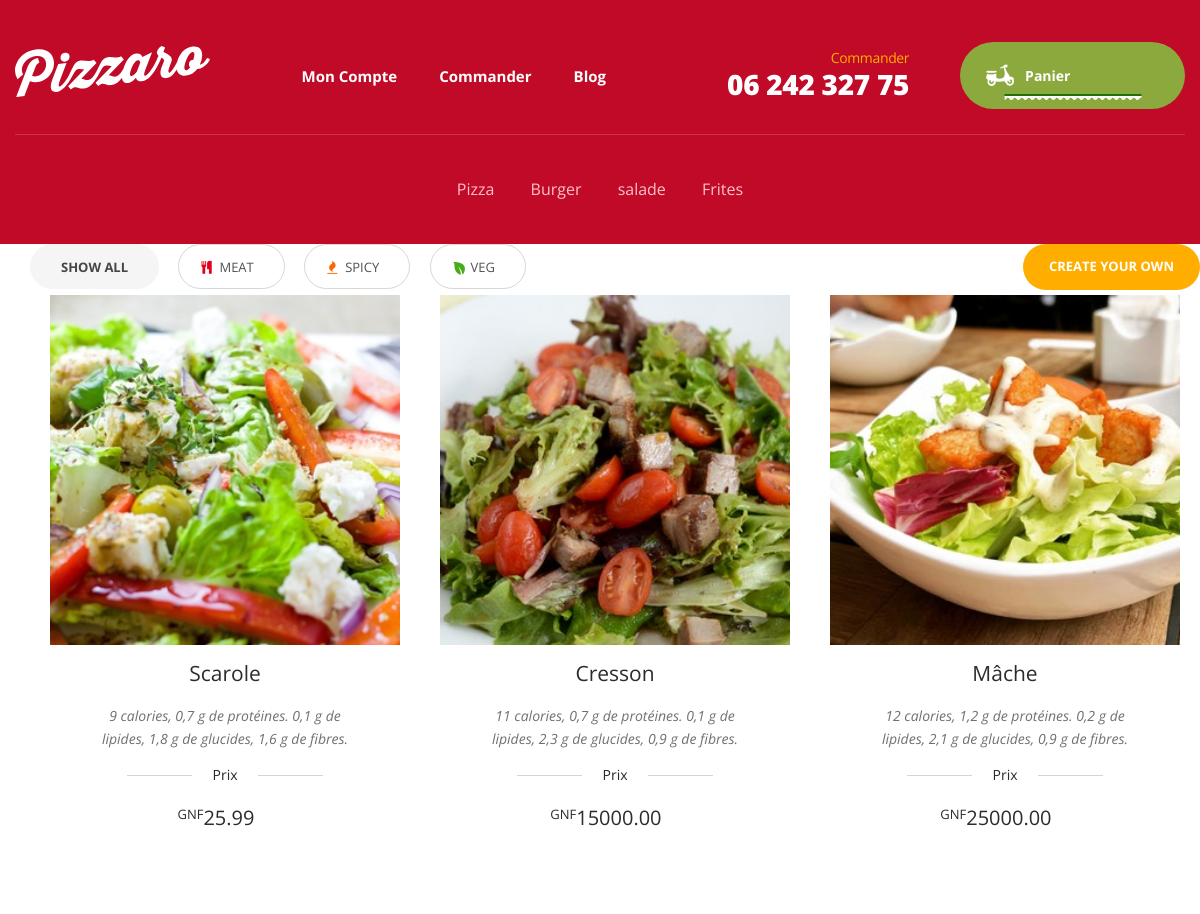
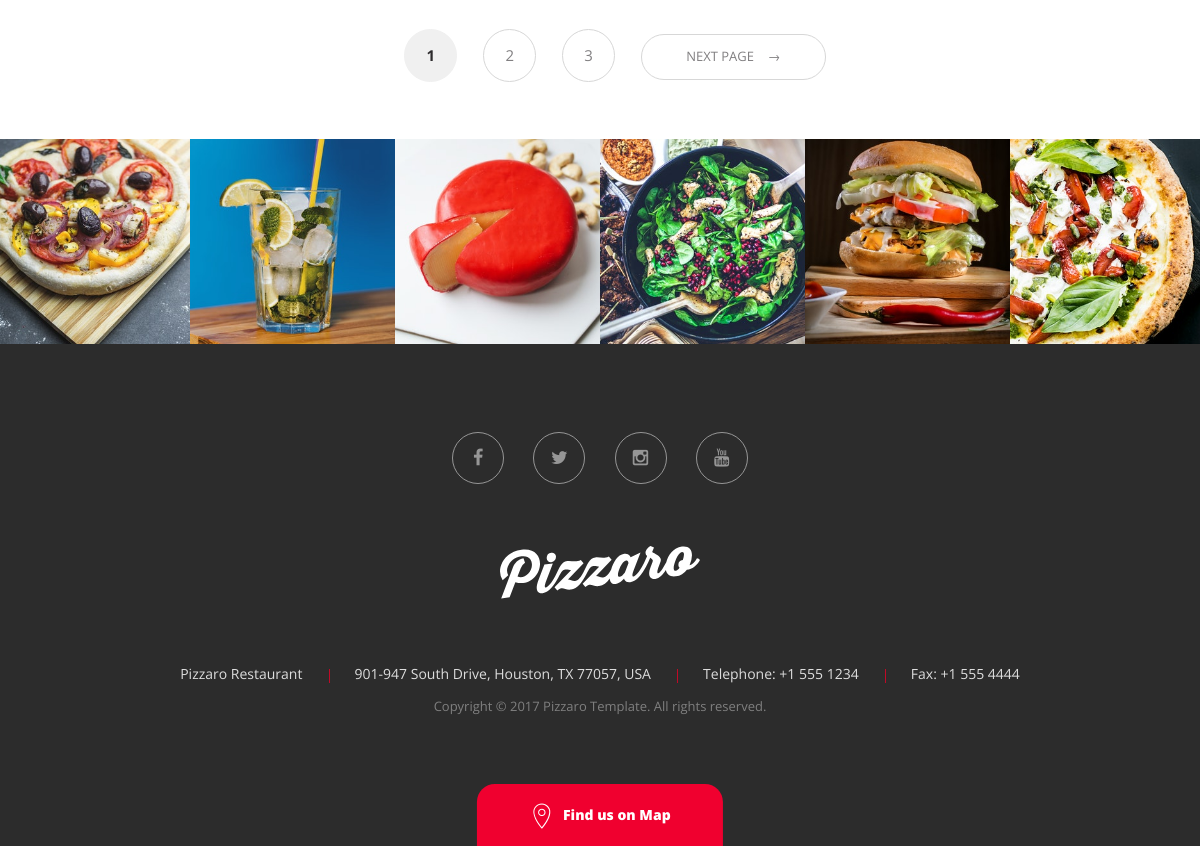
The page /store/salade-fraiche/ on the database its author committed (2 pictures, top to bottom).
### category/models.py (models this page shows, shortened)
class Category(models.Model):
	category_name = models.CharField('Nom Categorie', max_length=100, blank=True)
	slug          = models.SlugField(max_length=200 ,unique=True)
	description   = models.TextField(max_length=200, blank=True)
	images        = models.ImageField(upload_to='photos/categorie', blank=True)
	class Meta:
		verbose_name = 'Categorie'
		verbose_name_plural = 'Categories'
	def get_url(self):
		return reverse('product_by_category', args=[self.slug])

### store/models.py (models this page shows, shortened)
class Product(models.Model):
	product_name = models.CharField(max_length=100, unique=True, verbose_name='Nom du produit')
	slug         = models.SlugField(max_length=100, unique=True)
	description  = models.TextField(max_length=500, blank=True)
	price        = models.FloatField(default=0.0, verbose_name="Prix")
	images       = models.ImageField(upload_to='photos/produits')
	stock        = models.IntegerField()
	is_available = models.BooleanField(default=True, verbose_name='Disponible')
	category       = models.ForeignKey(Category, on_delete=models.CASCADE, verbose_name="Categorie")
	created_date   = models.DateTimeField(auto_now_add=True, verbose_name = "Creation")
	modified_date  = models.DateTimeField(auto_now=True, verbose_name = "Modification")
	class Meta:
		verbose_name = 'Produit'
		verbose_name_plural = 'Produits'

### store/views.py (the view)
# urls.py: path('store/', include('store.urls')),
def store(request, category_slug=None):
	categories = None
	products = None
	if category_slug != None:
		categories = get_object_or_404(Category, slug=category_slug)
		products = Product.objects.filter(category=categories, is_available=True)
		product_count = products.count()
	else:
		products = Product.objects.filter(category=categories, is_available=True)
		product_count = products.count()
	context = {
		'products' : products,
		'product_count' : product_count,
	}
	return render(request, 'store/store.html', context)

### category/context_processors.py (called while the page is built)
def category_menu(request):
	link = Category.objects.all()
	return dict(link=link)

### daily_pizza/context_processors.py (called while the page is built)
def daily(request):
	daily_pizza = Daily_Pizza.objects.all()
	return dict(daily_pizza=daily_pizza)

### templates/store/store.html (shortened to what this page needs)
{% extends "base.html" %}
{% load static %}
{% block content %}
<div id="content" class="site-content" tabindex="-1">
            <div class="col-full">
               <div class="pizzaro-sorting">
                  <div class="food-type-filter">
                     <div class="clear-food-type-filter chosen"><a href="#">Show All</a>
                     </div>
                     <div class="widget woocommerce widget_layered_nav">
                        <ul>
                           <li class="wc-layered-nav-term "><a href="#">Meat</a> <span class="food-type-icon"><i class="fa fa-cutlery"></i></span></li>
                           <li class="wc-layered-nav-term "><a href="#">Spicy</a> <span class="food-type-icon"><i class="fa fa-fire"></i></span></li>
                           <li class="wc-layered-nav-term "><a href="#">Veg</a> <span class="food-type-icon"><i class="po po-veggie-icon"></i></span></li>
                        </ul>
                     </div>
                     <div class="create-your-own"><a href="single-product-v3.html">Create your own</a></div>
                  </div>
               </div>
               <div id="primary" class="content-area">
                  <main id="main" class="site-main" >
                     <ul class="products">
                     	{% for food in products %}
                        <li class="post-82 product type-product status-publish has-post-thumbnail product_cat-pizza  instock shipping-taxable purchasable product-type-simple addon-product">
                           <div class="product-outer">
                              <div class="product-inner">
                                 <div class="product-image-wrapper">
                                    <a href="single-product-v2.html" class="woocommerce-LoopProduct-link"><img width="600" height="280" src="{{ food.images.url }}" class="attachment-pizzaro-product-list-fw-col-1 size-pizzaro-product-list-fw-col-1" alt="84" title="84"></a>
                                 </div>
                                 <div class="product-content-wrapper">
                                    <a href="single-product-v2.html" class="woocommerce-LoopProduct-link">
                                       <h3>{{ food.product_name }}</h3>
                                       <div itemprop="description">
                                          <p style="max-height: none;">{{ food.description }}</p>
                                       </div>
                                       <div  class="yith_wapo_groups_container">
                                          <div  class="ywapo_group_container ywapo_group_container_radio form-row form-row-wide " data-requested="1" data-type="radio" data-id="1" data-condition="">
                                             <h3><span>Prix</span></h3>
                                             <div class="ywapo_input_container ywapo_input_container_radio">
                                                <span class="ywapo_label_price">
                                                <span class="woocommerce-Price-amount amount"><span class="woocommerce-Price-currencySymbol">GNF</span>{{ food.price|floatformat:2 }}</span>
                                                </span>
                                             </div>
                                          </div>
                                       </div>
                                    </a>
                                 </div>
                              </div>
                           </div>
                        </li>
                        {% endfor %}
                     </ul>
                     <nav class="woocommerce-pagination">
                        <ul class="page-numbers">
                           <li><span class="page-numbers current">1</span></li>
                           <li><a class="page-numbers" href="#">2</a></li>
                           <li><a class="page-numbers" href="#">3</a></li>
                           <li><a class="next page-numbers" href="#">Next Page &nbsp;&nbsp;&nbsp;→</a></li>
                        </ul>
                     </nav>
                  </main>
               </div>
            </div>
         </div>
{% endblock content %}

### templates/includes/navbar.html (shortened to what this page needs)
{% load static %}
<header id="masthead" class="site-header header-v1"  style="background-image: none; ">
            <div class="col-full">
               <div class="header-wrap">
                  <div class="site-branding">
                     <a href="{% url 'home' %}" class="custom-logo-link" rel="home">
                     </a>
                  </div>
                  <nav id="site-navigation" class="main-navigation"  aria-label="Primary Navigation">
                     <div class="primary-navigation">
                        <ul id="menu-main-menu" class="menu nav-menu" aria-expanded="false">
                           <li class="menu-item"><a href="store-locator.html">Mon Compte</a></li>
                           <li class="menu-item"><a href="shop-grid-3-column.html">Commander</a></li>
                           <li class="menu-item"><a href="blog.html">Blog</a></li>
                        </ul>
                     </div>
                  </nav>
                  <div class="header-info-wrapper">
                     <div class="header-phone-numbers">
                        <span class="intro-text">Commander</span>
                        <span id="city-phone-number-label" class="phone-number">06 242 327 75</span>
                     </div>
                     <ul class="site-header-cart-v2 menu">
                        <li class="cart-content ">
                           <a href="cart.html" title="View your shopping cart">
                           <i class="po po-scooter"></i>
                           <span>Panier</span>
                           </a>
                           <ul class="sub-menu">
                              <li>
                              </li>
                           </ul>
                        </li>
                     </ul>
                  </div>
               </div>
               <div class="pizzaro-secondary-navigation">
                  <nav class="secondary-navigation"  aria-label="Secondary Navigation">
                     <ul  class="menu">
                     {% for category in link  %}
                        <li class="menu-item"><a href="{{ category.get_url }}">{{ category.category_name }}</a></li>
                     {% endfor %}
                     </ul>
                  </nav>
               </div>
            </div>
         </header>

### static/css/colors/red.css (style rules this page uses)
button, .button, #scrollUp, .header-v1, .header-v2, .header-v3, .header-v4, .header-v5, .added_to_cart, input[type="reset"], input[type="submit"], input[type="button"], .dark .create-your-own a, .owl-dots .owl-dot.active, .pizzaro-handheld-footer-bar, .widget_nav_menu .menu li:hover, .related > h2:first-child:after, .upsells > h2:first-child:after, .widget_nav_menu .menu li::after, .section-products .section-title:after, .pizzaro-handheld-footer-bar ul li > a, .banners .banner .caption .banner-price, .section-tabs .nav .nav-item.active a::after, .products-with-gallery-tabs.section-tabs .nav, .section-recent-post .post-info .btn-more:hover, .section-sale-product .price-action .button:hover, .list-no-image-view ul.products li.product::before, .woocommerce-account .customer-login-form h2::after, .section-coupon .caption .coupon-info .button:hover, .page-template-template-homepage-v2 .header-v2.stuck, .woocommerce-cart .pizzaro-order-steps ul .cart .step, .list-no-image-cat-view ul.products li.product::before, .pizzaro-handheld-footer-bar ul li.search .site-search, .widget.widget_price_filter .ui-slider .ui-slider-handle, .list-no-image-view .products .owl-item > .product::before, .list-no-image-view ul.products li.product .button:hover, .woocommerce-checkout .pizzaro-order-steps ul .cart .step, .woocommerce-cart .cart-collaterals + .cross-sells h2::after, .footer-v1.site-footer .site-address .address li + li::before, .list-no-image-cat-view ul.products li.product .button:hover, .header-v4.lite-bg .primary-navigation .menu > li > a::before, .woocommerce-checkout .pizzaro-order-steps ul .checkout .step, .kc-section-tab.kc_tabs .kc_tabs_nav > .ui-tabs-active > a::after, .list-no-image-view .products .owl-item > .product .button:hover, .page-template-template-homepage-v6 .footer-social-icons ul li a:hover, .list-view.left-sidebar.columns-1 ul.products li.product .button:hover, .products-card .media .media-left ul.products li.product .button:hover, .products-card .media .media-right ul.products li.product .button:hover, .page-template-template-homepage-v6 .primary-navigation > ul > li:hover, .list-view.right-sidebar.columns-1 ul.products li.product .button:hover, .page-template-template-homepage-v6 .secondary-navigation .menu li:hover, .page-template-template-homepage-v6 .secondary-navigation .menu li::after, .page-template-template-homepage-v6 .main-navigation ul.menu ul li:hover > a, .list-view.left-sidebar.columns-1 .products .owl-item > .product .button:hover, .list-view.right-sidebar.columns-1 .products .owl-item > .product .button:hover, .woocommerce-order-received.woocommerce-checkout .pizzaro-order-steps ul .step, .page-template-template-homepage-v6 .main-navigation ul.nav-menu ul li:hover > a, .page-template-template-homepage-v2 .products-with-gallery-tabs.section-tabs .nav, .stretch-full-width .store-locator .store-search-form form .button, .banner.social-block .caption .button:hover, .wpsl-search #wpsl-search-btn, .lite-bg.header-v4 .primary-navigation .menu .current-menu-item > a::before { background-color: #c00a27; }
.section-events .section-title, .section-product-categories .section-title, .section-products-carousel-with-image .section-title, .section-product .product-wrapper .product-inner header .sub-title, .section-recent-post .post-info .btn-more, .section-coupon .caption .coupon-code, .widget_layered_nav li:before, .product_list_widget .product-title, .product_list_widget li > a, #payment .payment_methods li label a:hover, article.post.format-link .entry-content p a, .page-template-template-contactpage .store-info a { color: #c00a27; }

### rows shown on the page
Category: category_name "Pizza"
Category: category_name "Burger"
Category: category_name "salade"
Category: category_name "Frites"
Product: images (picture), product_name "Scarole", description "9 calories, 0,7 g de protéines. 0,1 g de lipides, 1,8 g de glucides, 1,6 g de fibres.", price "25.99"
Product: images (picture), product_name "Cresson", description "11 calories, 0,7 g de protéines. 0,1 g de lipides, 2,3 g de glucides, 0,9 g de fibres.", price "15000.00"
Product: images (picture), product_name "Mâche", description "12 calories, 1,2 g de protéines. 0,2 g de lipides, 2,1 g de glucides, 0,9 g de fibres.", price "25000.00"
